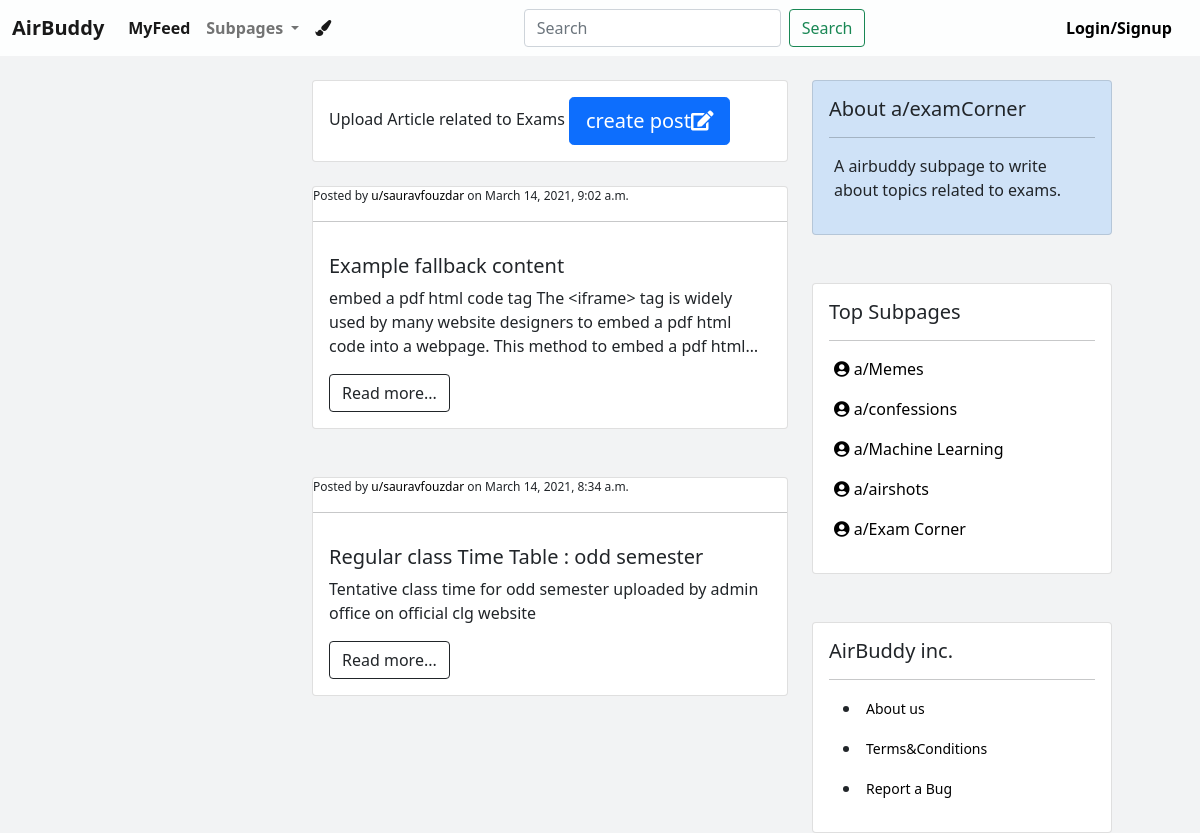
Page /a/examCorner/ on the earlier database version.
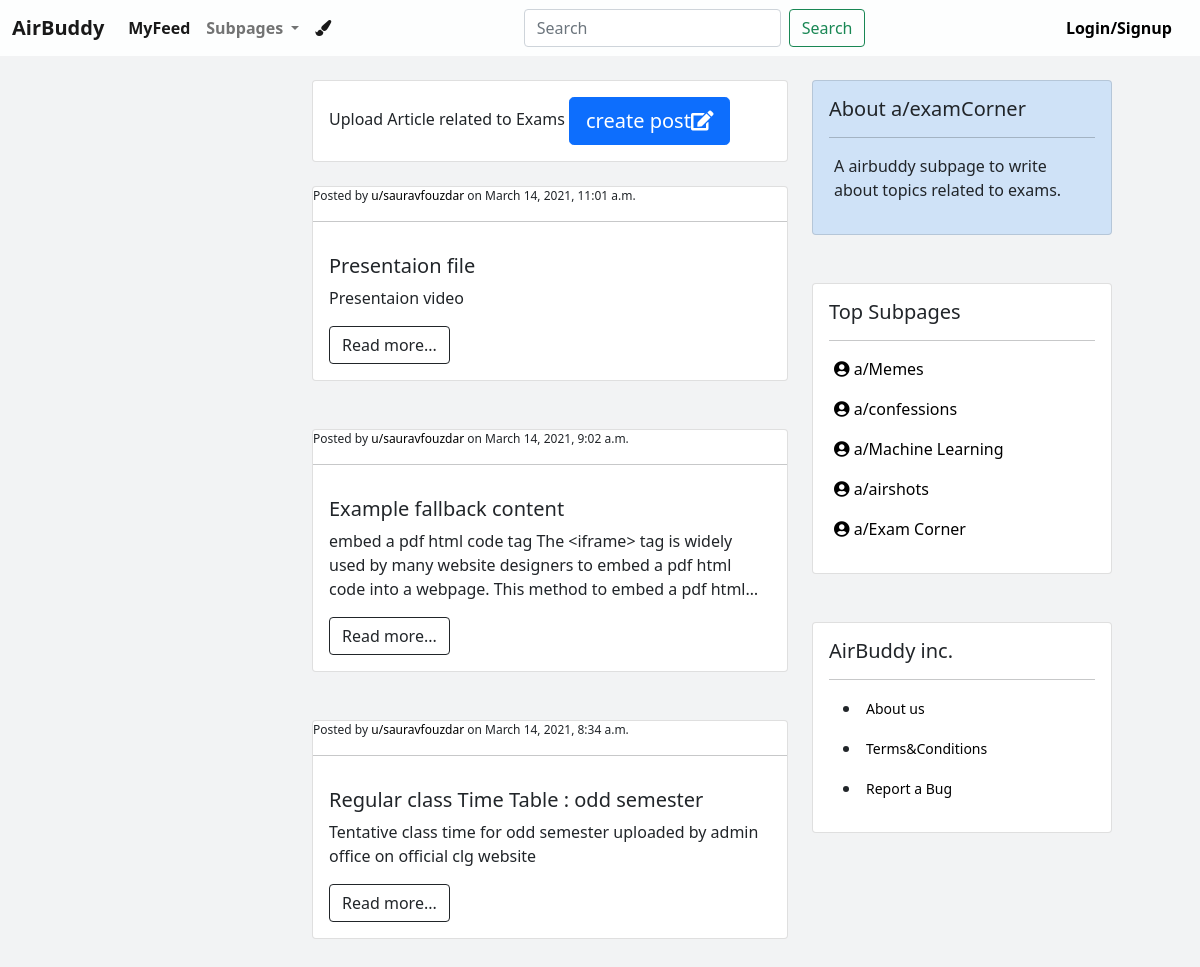
Same page on the later database version.
### subpages/models.py (models this page shows, shortened)
class examCorner(models.Model):
    author = models.ForeignKey(
                        settings.AUTH_USER_MODEL,
                        on_delete=models.CASCADE,
                        related_name = 'examCorner_post',
                        )
    title = models.TextField(max_length=100)
    description = models.TextField(max_length=5000)
    post_data = models.FileField(upload_to='ExamCorner', blank=True,null=True)
    created_on = models.DateTimeField(auto_now_add = True)

### subpages/views.py (the view)
# urls.py: url(r'^a/examCorner/$', views.examCorner_main, name='examCorner_main'),
def examCorner_main(request):
    obj = examCorner.objects.all().order_by('-id')
    template_name = 'examCorner_main.html'
    context = {'obj':obj}
    return render(request, template_name, context)

### core/templates/examCorner_main.html
{% extends 'base.html' %}
{% load static %}
{% block content %}
<br>
<div class="container-fluid">
    <div class="row">
        <div class="col-md-3">  </div>
        <div class="col-md-5">
            <div class="card" style="background-color: rgb(255, 255, 255);">
                <div class="card-body">
                Upload Article related to Exams
                <a href="/a/examCorner/submit">
                <button type="button" class="btn btn-primary btn-lg">create post<i class="fa fa-edit"></i></button>
                </a>
                </div>
            </div>
            <br>
    {% for row in obj %}
        <div class="card">
            <p class="post-meta" style="font-size: 12px;margin: 0%;">Posted by
            <a href="#">u/{{row.author}}</a> on {{row.created_on}}</p><hr class="hr-light">
            <div class="card-body">
            <h5 class="card-title">{{row.title}}</h5>
            <p style="
                overflow : hidden;
                text-overflow: ellipsis;
                display: -webkit-box;
                -webkit-line-clamp: 3;
                -webkit-box-orient: vertical;
              "> {{row.description}}</p>
              <a href="/a/examCorner/{{row.pk}}"><button type="button" class="btn btn-outline-dark">Read more...</button></i></a>
            </div>
        </div>
      <br> <br>
    {% endfor %}
    </div>
       <div class="col-md-4">
        <div class="card" style="width: 300px;background-color: #CFE2F7 ;">
            <div class="card-body">
                <h5 class="card-title">About a/examCorner</h5>
                <hr class="hr-light">
            <p class="post-meta" style="margin-left: 5px;">
               A airbuddy subpage to write about topics related to exams.
               </p>
        </div>
        </div>
        <br><br>
        <div class="card" style="width: 300px;">
            <div class="card-body">
                <h5 class="card-title">Top Subpages</h5>
                <hr class="hr-light">
            <p class="post-meta" style="margin-left: 5px;">
                <a href="/a/memes"> <i class="fas fa-user-circle"></i> a/Memes</a>
               </p>
<p class="post-meta" style="margin-left: 5px;">
    <a href="/a/confessions">  <i class="fas fa-user-circle"></i> a/confessions</a>
               </p>
               <p class="post-meta" style="margin-left: 5px;">
                <a href="/a/ml">  <i class="fas fa-user-circle"></i> a/Machine Learning</a>
                           </p>
                           <p class="post-meta" style="margin-left: 5px;">
                            <a href="/a/airshots">  <i class="fas fa-user-circle"></i> a/airshots</a>
                                       </p>
                                       <p class="post-meta" style="margin-left: 5px;">
                                        <a href="/a/examCorner"> <i class="fas fa-user-circle"></i> a/Exam Corner</a>
                                                   </p>
        </div>
    </div>
        <br><br>
        <div class="card" style="width: 300px;">
            <div class="card-body">
                <h5 class="card-title">AirBuddy inc.</h5>
                <hr class="hr-light">
            <ul>
                <li>
                <p style="margin-left: 5px;">
                    <a href=""> <small>About us</small></a>
               </p>
            </li>
            <li>
                <p style="margin-left: 5px;">
                    <a href=""><small>Terms&Conditions</small> </a>
               </p>
            </li>
            <li>
                <p style="margin-left: 5px;">
                    <a href=""><small>Report a Bug</small> </a>
               </p>
            </li>
            </ul>
        </div>
    </div>
</div>
{% endblock %}

Differences in the rows shown:
added examCorner: author "sauravfouzdar", created_on "March 14, 2021, 11:01 a.m.", title "Presentaion file", description "Presentaion video"
